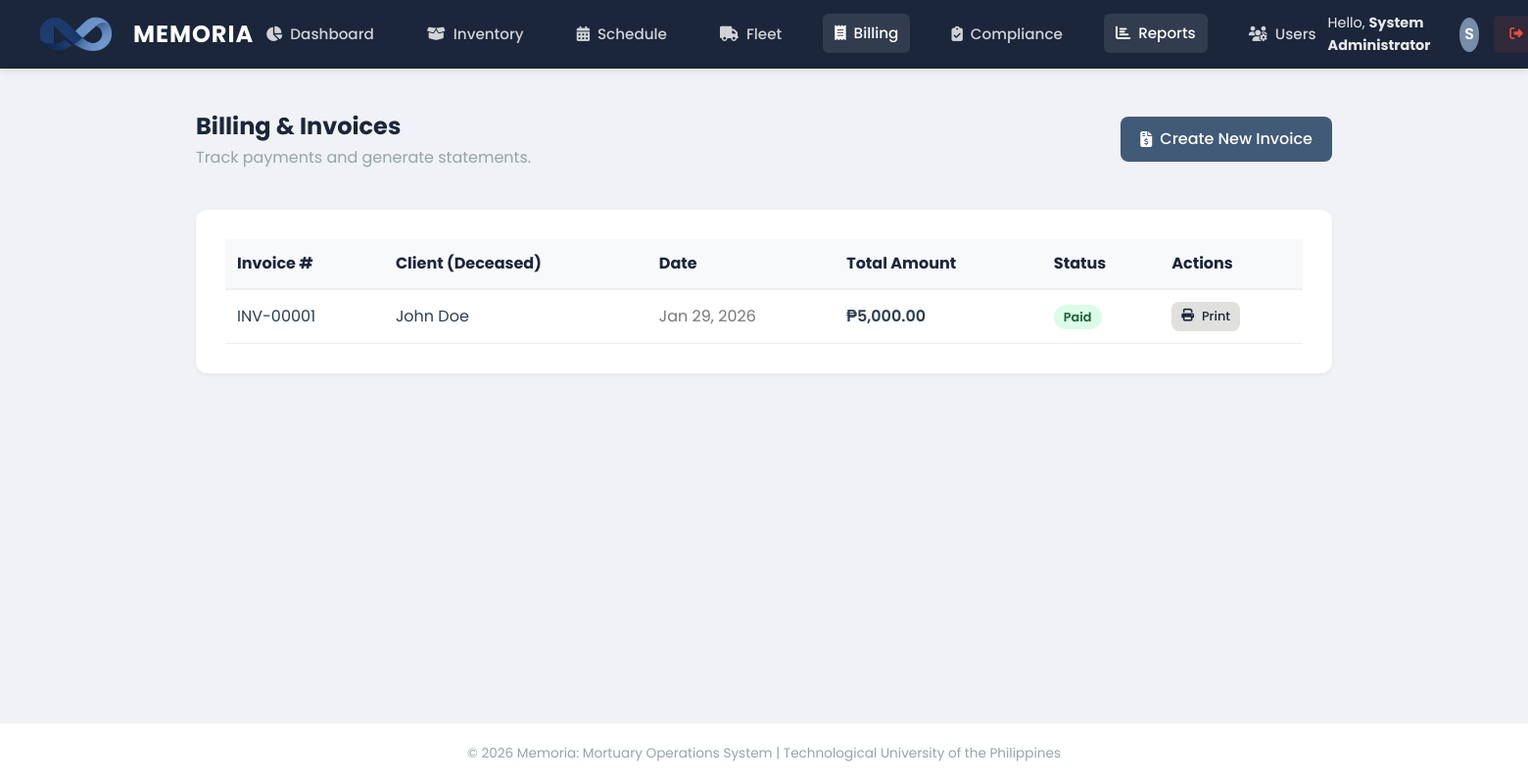
/modules/billing/reports.php (signed in), run on the app's committed database.
### tables this page shows
CREATE TABLE `invoices` (
  `id` int(11) NOT NULL,
  `reservation_id` int(11) NOT NULL,
  `total_amount` decimal(10,2) NOT NULL,
  `status` enum('Unpaid','Partial','Paid','Cancelled') DEFAULT 'Unpaid',
  `created_at` timestamp NOT NULL DEFAULT current_timestamp()
);

CREATE TABLE `reservations` (
  `id` int(11) NOT NULL,
  `chapel_name` varchar(50) NOT NULL,
  `deceased_name` varchar(100) NOT NULL,
  `start_date` datetime NOT NULL,
  `end_date` datetime NOT NULL,
  `reserved_by` int(11) DEFAULT NULL
);

### modules/billing/reports.php (the view, shortened to what this page needs)
<?php
include('../../includes/header.php');
?>
<div class="panel-header" style="border-bottom: none;">
    <div>
        <h1 style="font-size: 1.5rem; color: var(--deep-navy);">Billing & Invoices</h1>
        <p style="color: var(--text-light);">Track payments and generate statements.</p>
    </div>
    <a href="create_invoice.php" class="btn btn-primary"><i class="fas fa-file-invoice-dollar"></i> Create New Invoice</a>
</div>
<div class="panel">
    <table style="width: 100%; border-collapse: collapse;">
        <thead>
            <tr style="background: #f8f9fa; text-align: left; color: var(--deep-navy);">
                <th style="padding: 12px; border-bottom: 2px solid #eee;">Invoice #</th>
                <th style="padding: 12px; border-bottom: 2px solid #eee;">Client (Deceased)</th>
                <th style="padding: 12px; border-bottom: 2px solid #eee;">Date</th>
                <th style="padding: 12px; border-bottom: 2px solid #eee;">Total Amount</th>
                <th style="padding: 12px; border-bottom: 2px solid #eee;">Status</th>
                <th style="padding: 12px; border-bottom: 2px solid #eee;">Actions</th>
            </tr>
        </thead>
        <tbody>
            <?php
            $query = "SELECT i.*, r.deceased_name
                      FROM invoices i
                      JOIN reservations r ON i.reservation_id = r.id
                      ORDER BY i.created_at DESC";
            $result = mysqli_query($conn, $query);
            if (mysqli_num_rows($result) > 0) {
                while ($row = mysqli_fetch_assoc($result)) {
                    $statusColor = $row['status'] == 'Paid' ? '#dcfce7' : '#fee2e2';
                    $statusText = $row['status'] == 'Paid' ? '#166534' : '#991b1b';
                    echo "<tr>
                        <td style='padding: 12px; border-bottom: 1px solid #eee;'>INV-" . str_pad($row['id'], 5, '0', STR_PAD_LEFT) . "</td>
                        <td style='padding: 12px; border-bottom: 1px solid #eee;'>{$row['deceased_name']}</td>
                        <td style='padding: 12px; border-bottom: 1px solid #eee; color: #777;'>" . date('M d, Y', strtotime($row['created_at'])) . "</td>
                        <td style='padding: 12px; border-bottom: 1px solid #eee; font-weight: 600;'>₱" . number_format($row['total_amount'], 2) . "</td>
                        <td style='padding: 12px; border-bottom: 1px solid #eee;'>
                            <span style='background: $statusColor; color: $statusText; padding: 4px 10px; border-radius: 20px; font-size: 0.8rem; font-weight: 600;'>{$row['status']}</span>
                        </td>
                        <td style='padding: 12px; border-bottom: 1px solid #eee;'>
                            <a href='view_invoice.php?id={$row['id']}' target='_blank' class='btn' style='background: var(--cloud-gray); color: var(--deep-navy); padding: 5px 10px; font-size: 0.8rem;'><i class='fas fa-print'></i> Print</a>
                            ";
                    echo "</td></tr>";
                }
            } else {
                echo "<tr><td colspan='6' style='padding: 20px; text-align: center; color: #777;'>No invoices found.</td></tr>";
            }
            ?>
        </tbody>
    </table>
</div>
<?php include('../../includes/footer.php'); ?>

### assets/css/style.css (style rules this page uses)
:root { --deep-navy: #1B263B; --slate-blue: #415A77; --cloud-gray: #E0E1DD; --muted-teal: #778DA9; --white: #FFFFFF; --danger: #e74c3c; --success: #2ecc71; --text-dark: #2c3e50; --text-light: #95a5a6; --shadow-sm: 0 2px 4px rgba(0,0,0,0.05); --shadow-md: 0 4px 6px rgba(0,0,0,0.07); --shadow-lg: 0 10px 15px rgba(0,0,0,0.1); }
* { margin: 0; padding: 0; box-sizing: border-box; }
body { font-family: 'Poppins', sans-serif; background-color: #F0F2F5; color: var(--text-dark); line-height: 1.6; min-height: 100vh; display: flex; flex-direction: column; }
.panel { background: var(--white); border-radius: 12px; box-shadow: var(--shadow-sm); padding: 30px; margin-bottom: 30px; }
.panel-header { display: flex; justify-content: space-between; align-items: center; margin-bottom: 25px; border-bottom: 1px solid #eee; padding-bottom: 15px; }
.btn { padding: 10px 20px; border-radius: 8px; font-weight: 500; cursor: pointer; border: none; transition: all 0.2s; text-decoration: none; display: inline-flex; align-items: center; gap: 8px; }
.btn-primary { background: var(--slate-blue); color: white; }

### data on the page
invoices: id "00001", reservation.deceased_name "John Doe", created_at "Jan 29, 2026", total_amount "5,000.00", status "Paid"

### other printed values
$_SESSION['full_name'] "System Administrator"
substr($_SESSION['full_name'], 0, 1) "S"
